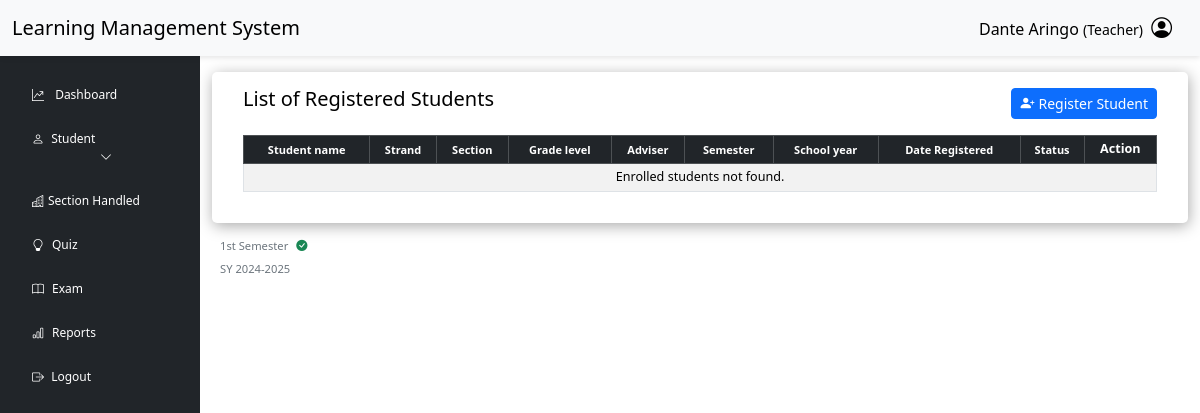
The page /faculty/index.php?page=register_student (signed in) on the database as committed earlier.
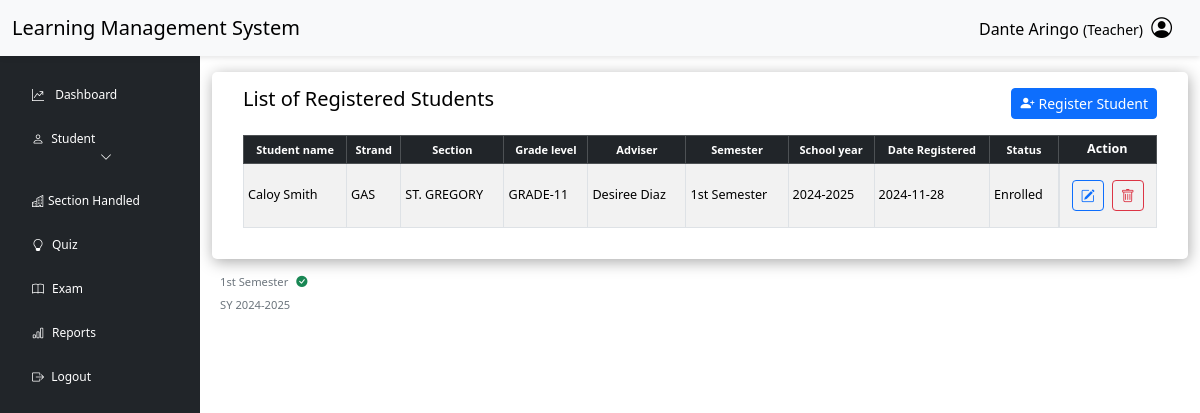
The same page on the database as committed later.
### tables this page shows
CREATE TABLE `enroll` (
  `stu_lrn` varchar(12) NOT NULL COMMENT 'STUDENT LRN',
  `section_code` varchar(50) NOT NULL COMMENT 'SECTION NAME',
  `semester` varchar(50) NOT NULL COMMENT 'set semester',
  `school_year` varchar(30) NOT NULL COMMENT 'set school year',
  `date_enroll` date DEFAULT NULL,
  `enroll_status` varchar(30) NOT NULL,
  `current_school` varchar(70) NOT NULL,
  `school_id` mediumint UNSIGNED DEFAULT NULL,
  `school_address` varchar(100) NOT NULL,
  `school_type` varchar(30) NOT NULL,
  `requirements_submit` varchar(100) DEFAULT NULL
);

CREATE TABLE `strand` (
  `strand_code` varchar(50) NOT NULL,
  `strand_name` varchar(30) DEFAULT NULL,
  `strand_desc` varchar(100) DEFAULT NULL
);

CREATE TABLE `section` (
  `section_code` varchar(50) NOT NULL,
  `strand_code` varchar(50) DEFAULT NULL,
  `grade_lvl` varchar(30) NOT NULL,
  `section_name` varchar(20) DEFAULT NULL,
  `teacher_id` varchar(50) DEFAULT NULL,
  `date_created` date NOT NULL
);

### includes/dbh-inc.php (called while the page is built)
<?php
include "function.php";
$mySQLFunction = new myDataBase("localhost", "root", "Nicolas051002", "lms_db");

### includes/function.php (called while the page is built, shortened)
<?php
class myDataBase
{
    private $hostname;
    private $username;
    private $password;
    private $database;
    public $con;
    public function __construct($hostname, $username, $password, $database)
    {
        $this->hostname = $hostname;
        $this->username = $username;
        $this->password = $password;
        $this->database = $database;
    }
    public function connection()
    {
        try {
            if (!$this->con) {
                $this->con = mysqli_connect($this->hostname, $this->username, $this->password, $this->database);
                if ($this->con) {
                    return true;
                } else {
                    return false;
                }
            } else {
                return true;
            }
        } catch (mysqli_sql_exception $e) {
            echo $e;
        }
    }
    public function disconnect()
    {
        if ($this->con) {
            if (mysqli_close($this->con)) {
                $this->con = false;
                return true;
            } else {
                return false;
            }
        } else {
            return true;
        }
    }
    public function checkSyStatus($table)
    {
        $sql = "SELECT `school_year`
                FROM `$table`
                WHERE `status` = 'Active'";
        $result = $this->con->query($sql);
        if ($result->num_rows > 0) {
            $activeSchoolYear = [];
            while ($row = $result->fetch_assoc()) {
                $activeSchoolYear[] = $row['school_year'];
            }
            return $activeSchoolYear;
        } else {
            return [];
        }
    }
    public function checkSemStatus($table)
    {
        $semesters = [];
        $sql = "SELECT `semester_name`
                FROM `$table`
                WHERE `status` = 'Active'";
        $result = $this->con->query($sql);
        if ($result && $result->num_rows > 0) {
            while ($row = $result->fetch_assoc()) {
                $semesters[] = $row['semester_name'];
            }
            return $semesters;
        } else {
            return [];
        }
    }
    public function getEnroll($row = null, $value = null)
    {
        $activeSemesters = $this->checkSemStatus('semester');
        $activeSemesterCondition = "enroll.semester IN ('" . implode("','", $activeSemesters) . "')";
        if ($row != null && $value != null) {
            $sql = "SELECT
                `enroll`.`stu_lrn`,
                CONCAT(`student`.`stu_fname`, ' ', `student`.`stu_lname`) AS student,
                `enroll`.`section_code`,
                `section`.`section_code`,
                `section`.`strand_code`,
                `strand`.`strand_name`,  -- Fetching the strand_name from the strand table
                `section`.`section_name`,
                `section`.`grade_lvl`,
                `section`.`teacher_id`,
                CONCAT(`teacher`.`teacher_fname`, ' ', `teacher`.`teacher_lname`) AS adviser,
                `enroll`.`semester` AS enroll_semester,
                `enroll`.`school_year` AS sy,
                `enroll`.`date_enroll`,
                `enroll`.`enroll_status`,
                `enroll`.`current_school`,
                `enroll`.`school_id`,
                `enroll`.`school_address`,
                `enroll`.`school_type`
            FROM `enroll`
            INNER JOIN `student` ON `enroll`.`stu_lrn` = `student`.`stu_lrn`
            INNER JOIN `section` ON `enroll`.`section_code` = `section`.`section_code`
            INNER JOIN `strand` ON `section`.`strand_code` = `strand`.`strand_code`  -- Joining the strand table
            INNER JOIN `teacher` ON `section`.`teacher_id` = `teacher`.`teacher_id` -- Joining the teacher table
            WHERE `enroll`.`$row` = '$value' AND $activeSemesterCondition";
            $stored = ($this->con->query($sql))->fetch_assoc();
            return $stored;
        } else {
            $sql = "SELECT
                `enroll`.`stu_lrn`,
                CONCAT(`student`.`stu_fname`, ' ', `student`.`stu_lname`) AS student,
                `section`.`strand_code`,
                `strand`.`strand_name`,  -- Fetching the strand_name from the strand table
                `section`.`section_name`,
                `section`.`grade_lvl`,
                `section`.`teacher_id`,
                CONCAT(`teacher`.`teacher_fname`, ' ', `teacher`.`teacher_lname`) AS adviser,
                `enroll`.`semester` AS enroll_semester,
                `enroll`.`school_year` AS sy,
                `enroll`.`date_enroll`,
                `enroll`.`enroll_status`,
                `enroll`.`current_school`,
                `enroll`.`school_id`,
                `enroll`.`school_address`,
                `enroll`.`school_type`
            FROM `enroll`
            INNER JOIN `student` ON `enroll`.`stu_lrn` = `student`.`stu_lrn`
            INNER JOIN `section` ON `enroll`.`section_code` = `section`.`section_code`
            INNER JOIN `strand` ON `section`.`strand_code` = `strand`.`strand_code`  -- Joining the strand table
            INNER JOIN `teacher` ON `section`.`teacher_id` = `teacher`.`teacher_id` -- Joining the teacher table
            WHERE $activeSemesterCondition -- Add semester condition
            ORDER BY `student`.`stu_fname`";
            $stored = ($this->con->query($sql))->fetch_all(MYSQLI_ASSOC);
            return $stored;
        }
    }
}

### faculty/register_student.php (shortened to what the changed rows need)
<?php
include "../includes/dbh-inc.php";
$mySQLFunction->connection();
$activeSchoolYears = $mySQLFunction->checkSyStatus('sy');
$activeSem = $mySQLFunction->checkSemStatus('semester');
$mySQLFunction->disconnect();
?>
<main class="col-md-9 ms-sm-auto col-lg-10">
    <div class="container">
        <div class="row">
            <div class="col-12">
                <div class="data-table">
                    <div class="table-responsive small ms-3 me-3">
                        <table id="example" class="table table-bordered table-striped table-sm align-middle">
                            <thead class="table-dark text-light">
                                <tr>
                                    <th scope="col" class="small text-center">Student name</th>
                                    <th scope="col" class="small text-center">Strand</th>
                                    <th scope="col" class="small text-center">Section</th>
                                    <th scope="col" class="small text-center">Grade level</th>
                                    <th scope="col" class="small text-center">Adviser</th>
                                    <th scope="col" class="small text-center">Semester</th>
                                    <th scope="col" class="small text-center">School year</th>
                                    <th scope="col" class="small text-center">Date Registered</th>
                                    <th scope="col" class="small text-center">Status</th>
                                    <th scope="col" class="text-center">Action</th>
                                </tr>
                            </thead>
                            <tbody>
                                <?php
                                $mySQLFunction->connection();
                                $result = $mySQLFunction->getEnroll();
                                if (!empty($result)) {
                                    foreach ($result as $row) {
                                        echo '<tr>';
                                        echo '<td>' . ucwords(strtolower($row["student"])) . '</td>';
                                        echo '<td>' . $row["strand_name"] . '</td>';
                                        echo '<td>' . $row["section_name"] . ' </td>';
                                        echo '<td>' . $row["grade_lvl"] . '  </td>';
                                        echo '<td>' . ucwords(strtolower($row["adviser"])) . '</td>';
                                        echo '<td>' . $row["enroll_semester"] . '</td>';
                                        echo '<td>' . $row["sy"] . '</td>';
                                        echo '<td>' . $row["date_enroll"] . '</td>';
                                        echo '<td>' . ucwords(strtolower($row["enroll_status"])) . '</td>';
                                        echo '
                                        <td class="d-flex justify-content-center pt-2 pb-3 ">
                                            <button class="btn btn-sm btn-outline-primary me-2 mt-2" data-bs-toggle="modal" data-bs-target="#edit_enrolled' . urlencode($row['stu_lrn']) . '">
                                                <i class="bi bi-pencil-square "></i>
                                            </button>
                                            <button class="btn btn-sm btn-outline-danger mt-2" data-bs-toggle="modal" data-bs-target="#del_enrolled' . urlencode($row['stu_lrn']) . '">
                                                <i class="bi bi-trash"></i>
                                            </button>
                                        </td>
                                            ';
                                        echo '</tr>';
                                    }
                                } else {
                                    echo '<tr>
                                <td colspan="10" class="text-center ">Enrolled students not found.<br>
                                </td>
                              </tr>';
                                }
                                echo '</tbody>';
                                echo '</table>';
                                ?>
                    </div>
                </div>
            </div>
        </div>
        <div class="ms-2">
            <?php
            if (!empty($activeSchoolYears && !empty($activeSem))) {
                foreach ($activeSchoolYears as $index => $schoolYear) {
                    echo '<div class="me-3 text-sm date-display">' . htmlspecialchars($activeSem[$index]) . '<i class="bi bi-check-circle-fill text-success ms-2"></i> </div>';
                    echo '<span class="date-display text-sm">SY ' . htmlspecialchars($schoolYear) . '</span>';;
                }
            } else {
                echo '<div class="alert alert-warning text-sm">No school year and semester found.</div>';
            }
            ?>
        </div>
    </div>
</main>

Rows that differ between the two databases and show on the page:
added enroll: student "Caloy Smith", strand.strand_name "GAS", section_code.section_name "ST. GREGORY", section_code.grade_lvl "GRADE-11", adviser "Desiree Diaz", semester "1st Semester", school_year "2024-2025", date_enroll "2024-11-28", enroll_status "Enrolled"
Other text that changed with them:
text no longer shown: "Enrolled students not found."
